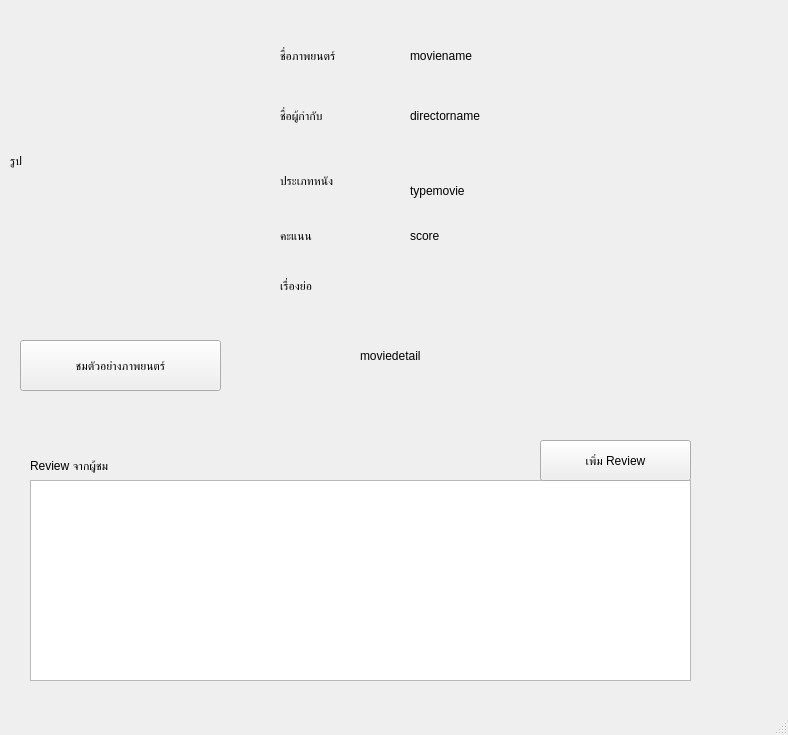
<?xml version="1.0" encoding="UTF-8"?>
<ui version="4.0">
 <class>MainWindow</class>
 <widget class="QMainWindow" name="MainWindow">
  <property name="geometry">
   <rect>
    <x>0</x>
    <y>0</y>
    <width>788</width>
    <height>735</height>
   </rect>
  </property>
  <property name="windowTitle">
   <string>MainWindow</string>
  </property>
  <widget class="QWidget" name="centralwidget">
   <widget class="QLabel" name="label_3">
    <property name="geometry">
     <rect>
      <x>280</x>
      <y>40</y>
      <width>131</width>
      <height>31</height>
     </rect>
    </property>
    <property name="styleSheet">
     <string notr="true">font: 16pt &quot;MS Shell Dlg 2&quot;;</string>
    </property>
    <property name="text">
     <string>ชื่อภาพยนตร์</string>
    </property>
   </widget>
   <widget class="QLabel" name="movie_name">
    <property name="geometry">
     <rect>
      <x>410</x>
      <y>40</y>
      <width>331</width>
      <height>31</height>
     </rect>
    </property>
    <property name="styleSheet">
     <string notr="true">font: 16pt &quot;MS Shell Dlg 2&quot;;</string>
    </property>
    <property name="text">
     <string>moviename</string>
    </property>
   </widget>
   <widget class="QLabel" name="label_2">
    <property name="geometry">
     <rect>
      <x>280</x>
      <y>220</y>
      <width>71</width>
      <height>31</height>
     </rect>
    </property>
    <property name="styleSheet">
     <string notr="true">font: 16pt &quot;MS Shell Dlg 2&quot;;</string>
    </property>
    <property name="text">
     <string>คะแนน</string>
    </property>
   </widget>
   <widget class="QLabel" name="score">
    <property name="geometry">
     <rect>
      <x>410</x>
      <y>220</y>
      <width>71</width>
      <height>31</height>
     </rect>
    </property>
    <property name="styleSheet">
     <string notr="true">font: 16pt &quot;MS Shell Dlg 2&quot;;</string>
    </property>
    <property name="text">
     <string>score</string>
    </property>
   </widget>
   <widget class="QLabel" name="label_4">
    <property name="geometry">
     <rect>
      <x>280</x>
      <y>100</y>
      <width>111</width>
      <height>31</height>
     </rect>
    </property>
    <property name="styleSheet">
     <string notr="true">font: 16pt &quot;MS Shell Dlg 2&quot;;</string>
    </property>
    <property name="text">
     <string>ชื่อผู้กำกับ</string>
    </property>
   </widget>
   <widget class="QLabel" name="director_name">
    <property name="geometry">
     <rect>
      <x>410</x>
      <y>100</y>
      <width>331</width>
      <height>31</height>
     </rect>
    </property>
    <property name="styleSheet">
     <string notr="true">font: 16pt &quot;MS Shell Dlg 2&quot;;</string>
    </property>
    <property name="text">
     <string>directorname</string>
    </property>
   </widget>
   <widget class="QTableView" name="tableView">
    <property name="geometry">
     <rect>
      <x>30</x>
      <y>480</y>
      <width>661</width>
      <height>201</height>
     </rect>
    </property>
   </widget>
   <widget class="QLabel" name="label_5">
    <property name="geometry">
     <rect>
      <x>30</x>
      <y>450</y>
      <width>181</width>
      <height>31</height>
     </rect>
    </property>
    <property name="styleSheet">
     <string notr="true">font: 18pt &quot;MS Shell Dlg 2&quot;;</string>
    </property>
    <property name="text">
     <string>Review จากผู้ชม</string>
    </property>
   </widget>
   <widget class="QPushButton" name="pushButton">
    <property name="geometry">
     <rect>
      <x>540</x>
      <y>440</y>
      <width>151</width>
      <height>41</height>
     </rect>
    </property>
    <property name="styleSheet">
     <string notr="true">font: 18pt &quot;MS Shell Dlg 2&quot;;</string>
    </property>
    <property name="text">
     <string>เพิ่ม Review</string>
    </property>
   </widget>
   <widget class="QLabel" name="label_6">
    <property name="geometry">
     <rect>
      <x>280</x>
      <y>270</y>
      <width>71</width>
      <height>31</height>
     </rect>
    </property>
    <property name="styleSheet">
     <string notr="true">font: 16pt &quot;MS Shell Dlg 2&quot;;</string>
    </property>
    <property name="text">
     <string>เรื่องย่อ</string>
    </property>
   </widget>
   <widget class="QLabel" name="type_movie">
    <property name="geometry">
     <rect>
      <x>410</x>
      <y>160</y>
      <width>331</width>
      <height>61</height>
     </rect>
    </property>
    <property name="styleSheet">
     <string notr="true">font: 16pt &quot;MS Shell Dlg 2&quot;;</string>
    </property>
    <property name="text">
     <string>typemovie</string>
    </property>
   </widget>
   <widget class="QLabel" name="label_8">
    <property name="geometry">
     <rect>
      <x>280</x>
      <y>165</y>
      <width>121</width>
      <height>31</height>
     </rect>
    </property>
    <property name="styleSheet">
     <string notr="true">font: 16pt &quot;MS Shell Dlg 2&quot;;</string>
    </property>
    <property name="text">
     <string>ประเภทหนัง</string>
    </property>
   </widget>
   <widget class="QLabel" name="movie_detail">
    <property name="geometry">
     <rect>
      <x>360</x>
      <y>280</y>
      <width>351</width>
      <height>151</height>
     </rect>
    </property>
    <property name="styleSheet">
     <string notr="true">font: 13pt &quot;MS Shell Dlg 2&quot;;</string>
    </property>
    <property name="text">
     <string>moviedetail</string>
    </property>
    <property name="scaledContents">
     <bool>true</bool>
    </property>
    <property name="wordWrap">
     <bool>false</bool>
    </property>
   </widget>
   <widget class="QLabel" name="label">
    <property name="geometry">
     <rect>
      <x>10</x>
      <y>20</y>
      <width>211</width>
      <height>281</height>
     </rect>
    </property>
    <property name="text">
     <string>รูป</string>
    </property>
   </widget>
   <widget class="QPushButton" name="trailerButton">
    <property name="geometry">
     <rect>
      <x>20</x>
      <y>340</y>
      <width>201</width>
      <height>51</height>
     </rect>
    </property>
    <property name="styleSheet">
     <string notr="true">font: 14pt &quot;MS Shell Dlg 2&quot;;</string>
    </property>
    <property name="text">
     <string>ชมตัวอย่างภาพยนตร์</string>
    </property>
   </widget>
  </widget>
  <widget class="QMenuBar" name="menubar">
   <property name="geometry">
    <rect>
     <x>0</x>
     <y>0</y>
     <width>788</width>
     <height>21</height>
    </rect>
   </property>
  </widget>
  <widget class="QStatusBar" name="statusbar"/>
 </widget>
 <resources/>
 <connections/>
</ui>
